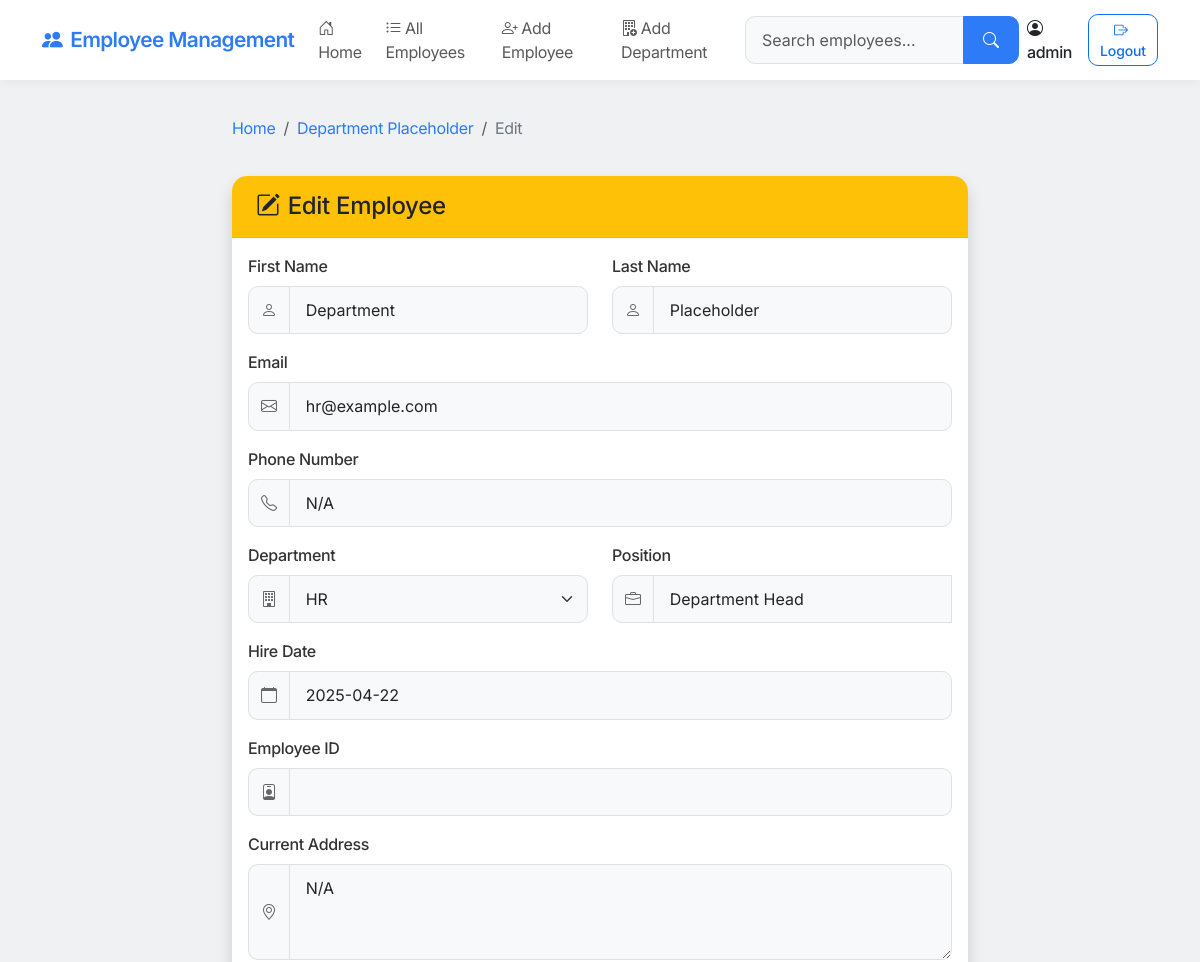
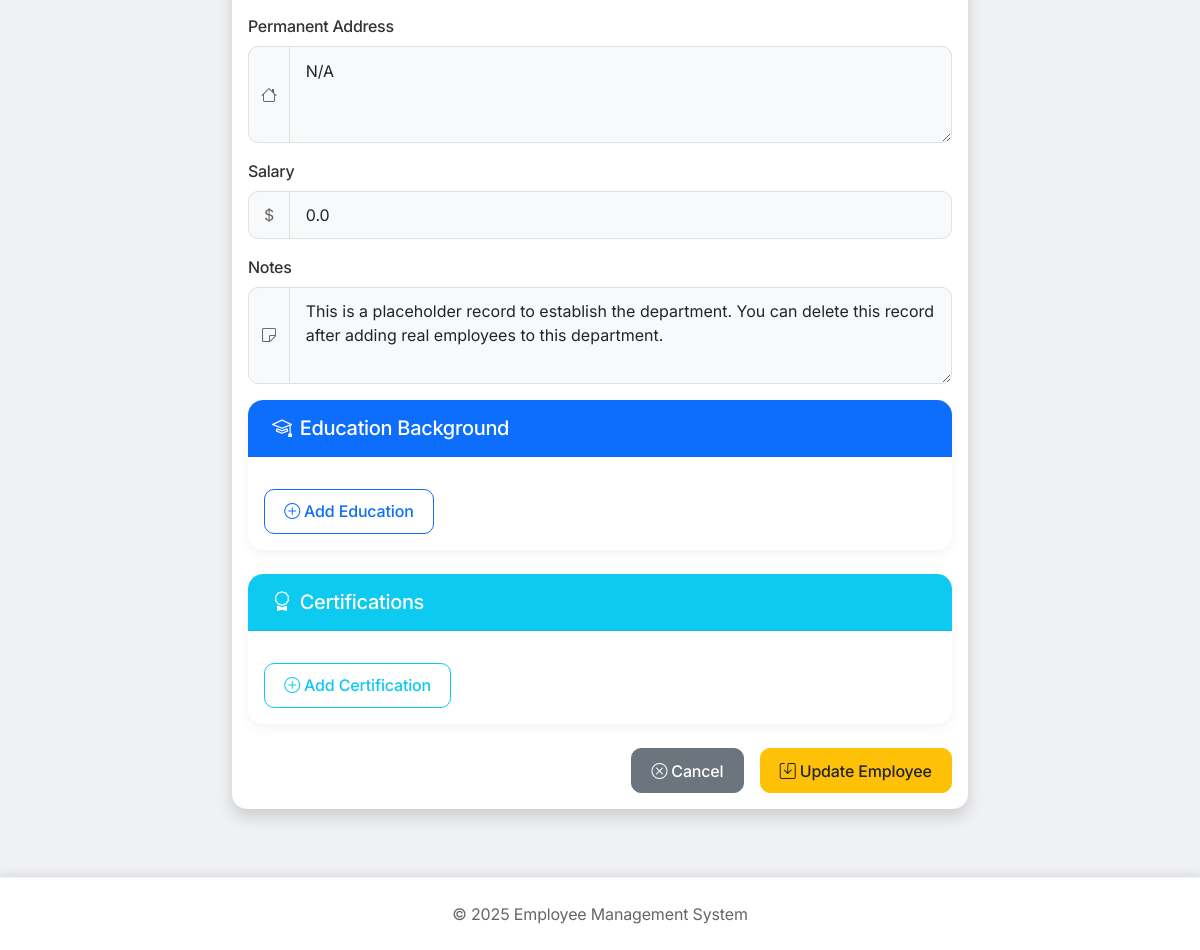
Screenshot of /employee/2/edit (signed in) with the database file from the repository (2 pictures, top to bottom).
### app.py (models this page shows, shortened)
class Employee(db.Model):
    id = db.Column(db.Integer, primary_key=True)
    employee_id = db.Column(db.String(50), unique=True, nullable=True)  # Added employee ID field
    first_name = db.Column(db.String(50), nullable=False)
    last_name = db.Column(db.String(50), nullable=False)
    email = db.Column(db.String(100), unique=True, nullable=False)
    phone = db.Column(db.String(20), nullable=False)
    department = db.Column(db.String(50), nullable=False)
    position = db.Column(db.String(50), nullable=False)
    hire_date = db.Column(db.Date, nullable=False, default=datetime.utcnow)
    current_address = db.Column(db.String(200), nullable=False)  # Renamed from address
    permanent_address = db.Column(db.String(200), nullable=True)  # Added permanent address
    salary = db.Column(db.Float, default=0)
    notes = db.Column(db.Text, nullable=True)
    created_at = db.Column(db.DateTime, default=datetime.utcnow)
    educations = db.relationship('Education', backref='employee', lazy=True, cascade="all, delete-orphan")
    certifications = db.relationship('Certification', backref='employee', lazy=True, cascade="all, delete-orphan")

### app.py (the view, shortened to what this page needs)
@app.route('/employee/<int:id>/edit', methods=['GET', 'POST'])
@admin_required
def edit_employee(id):
    employee = Employee.query.get_or_404(id)
    departments = db.session.query(Employee.department).distinct().all()
    departments = [dept[0] for dept in departments]
    educations = Education.query.filter_by(employee_id=id).all()
    certifications = Certification.query.filter_by(employee_id=id).all()
    return render_template('edit_employee.html', employee=employee, departments=departments, educations=educations, certifications=certifications)

### app.py (called while the page is built)
def admin_required(f):
    @wraps(f)
    def decorated_function(*args, **kwargs):
        if 'logged_in' not in session:
            flash('Please log in to access this page', 'warning')
            return redirect(url_for('login'))
        if not session.get('is_admin', False):
            flash('You do not have permission to access this page', 'danger')
            return redirect(url_for('index'))
        return f(*args, **kwargs)
    return decorated_function

### templates/edit_employee.html (shortened to what this page needs)
{% extends 'base.html' %}
{% block content %}
<div class="row">
    <div class="col-md-8 offset-md-2">
        <nav aria-label="breadcrumb" class="mb-4">
            <ol class="breadcrumb">
                <li class="breadcrumb-item"><a href="{{ url_for('index') }}">Home</a></li>
                <li class="breadcrumb-item"><a href="{{ url_for('employee_details', id=employee.id) }}">{{ employee.first_name }} {{ employee.last_name }}</a></li>
                <li class="breadcrumb-item active" aria-current="page">Edit</li>
            </ol>
        </nav>
        <div class="card shadow">
            <div class="card-header bg-warning text-dark">
                <h4 class="mb-0"><i class="bi bi-pencil-square me-2"></i>Edit Employee</h4>
            </div>
            <div class="card-body">
                <form action="{{ url_for('edit_employee', id=employee.id) }}" method="post">
                    <div class="row mb-3">
                        <div class="col-md-6">
                            <label for="first_name" class="form-label">First Name</label>
                            <div class="input-group">
                                <span class="input-group-text"><i class="bi bi-person"></i></span>
                                <input type="text" class="form-control" id="first_name" name="first_name" value="{{ employee.first_name }}" required>
                            </div>
                        </div>
                        <div class="col-md-6">
                            <label for="last_name" class="form-label">Last Name</label>
                            <div class="input-group">
                                <span class="input-group-text"><i class="bi bi-person"></i></span>
                                <input type="text" class="form-control" id="last_name" name="last_name" value="{{ employee.last_name }}" required>
                            </div>
                        </div>
                    </div>
                    <div class="mb-3">
                        <label for="email" class="form-label">Email</label>
                        <div class="input-group">
                            <span class="input-group-text"><i class="bi bi-envelope"></i></span>
                            <input type="email" class="form-control" id="email" name="email" value="{{ employee.email }}" required>
                        </div>
                    </div>
                    <div class="mb-3">
                        <label for="phone" class="form-label">Phone Number</label>
                        <div class="input-group">
                            <span class="input-group-text"><i class="bi bi-telephone"></i></span>
                            <input type="tel" class="form-control" id="phone" name="phone" value="{{ employee.phone }}" required>
                        </div>
                    </div>
                    <div class="row mb-3">
                        <div class="col-md-6">
                            <label for="department" class="form-label">Department</label>
                            <div class="input-group">
                                <span class="input-group-text"><i class="bi bi-building"></i></span>
                                <select class="form-select" id="department" name="department" required>
                                    {% for department in departments %}
                                        <option value="{{ department }}" {% if employee.department == department %}selected{% endif %}>{{ department }}</option>
                                    {% endfor %}
                                </select>
                            </div>
                        </div>
                        <div class="col-md-6">
                            <label for="position" class="form-label">Position</label>
                            <div class="input-group">
                                <span class="input-group-text"><i class="bi bi-briefcase"></i></span>
                                <input type="text" class="form-control" id="position" name="position" value="{{ employee.position }}" list="position-suggestions" autocomplete="off" required>
                            </div>
                        </div>
                    </div>
                    <div class="mb-3">
                        <label for="hire_date" class="form-label">Hire Date</label>
                        <div class="input-group">
                            <span class="input-group-text"><i class="bi bi-calendar"></i></span>
                            <input type="text" class="form-control date-picker" id="hire_date" name="hire_date" value="{{ employee.hire_date.strftime('%Y-%m-%d') }}" required>
                        </div>
                    </div>
                    <div class="mb-3">
                        <label for="employee_id" class="form-label">Employee ID</label>
                        <div class="input-group">
                            <span class="input-group-text"><i class="bi bi-person-badge"></i></span>
                            <input type="text" class="form-control" id="employee_id" name="employee_id" value="{{ employee.employee_id or '' }}">
                        </div>
                    </div>
                    <div class="mb-3">
                        <label for="current_address" class="form-label">Current Address</label>
                        <div class="input-group">
                            <span class="input-group-text"><i class="bi bi-geo-alt"></i></span>
                            <textarea class="form-control" id="current_address" name="current_address" rows="3" required>{{ employee.current_address }}</textarea>
                        </div>
                    </div>
                    <div class="mb-3">
                        <label for="permanent_address" class="form-label">Permanent Address</label>
                        <div class="input-group">
                            <span class="input-group-text"><i class="bi bi-house"></i></span>
                            <textarea class="form-control" id="permanent_address" name="permanent_address" rows="3">{{ employee.permanent_address or '' }}</textarea>
                        </div>
                    </div>
                    <div class="mb-3">
                        <label for="salary" class="form-label">Salary</label>
                        <div class="input-group">
                            <span class="input-group-text"><i class="bi bi-currency-dollar"></i></span>
                            <input type="number" step="0.01" min="0" class="form-control" id="salary" name="salary" value="{{ employee.salary }}" placeholder="0.00">
                        </div>
                    </div>
                    <div class="mb-3">
                        <label for="notes" class="form-label">Notes</label>
                        <div class="input-group">
                            <span class="input-group-text"><i class="bi bi-sticky"></i></span>
                            <textarea class="form-control" id="notes" name="notes" rows="3">{{ employee.notes }}</textarea>
                        </div>
                    </div>
                    <div class="card mb-4">
                        <div class="card-header bg-primary text-white">
                            <h5 class="mb-0"><i class="bi bi-mortarboard me-2"></i>Education Background</h5>
                        </div>
                        <div class="card-body">
                            <button type="button" class="btn btn-outline-primary mt-3" id="add-education">
                                <i class="bi bi-plus-circle me-1"></i>Add Education
                            </button>
                        </div>
                    </div>
                    <div class="card mb-4">
                        <div class="card-header bg-info text-white">
                            <h5 class="mb-0"><i class="bi bi-award me-2"></i>Certifications</h5>
                        </div>
                        <div class="card-body">
                            <button type="button" class="btn btn-outline-info mt-3" id="add-certification">
                                <i class="bi bi-plus-circle me-1"></i>Add Certification
                            </button>
                        </div>
                    </div>
                    <div class="d-grid gap-2 d-md-flex justify-content-md-end mt-4">
                        <a href="{{ url_for('employee_details', id=employee.id) }}" class="btn btn-secondary me-md-2">
                            <i class="bi bi-x-circle me-1"></i>Cancel
                        </a>
                        <button type="submit" class="btn btn-warning">
                            <i class="bi bi-save me-1"></i>Update Employee
                        </button>
                    </div>
                </form>
            </div>
        </div>
    </div>
</div>
{% endblock %}

### static/css/style.css (style rules this page uses)
:root { --primary-color: #2d7bf7; --secondary-color: #6c757d; --success-color: #198754; --info-color: #0dcaf0; --warning-color: #ffc107; --danger-color: #dc3545; --light-color: #f0f1f3; --dark-color: #333333; --text-color: #333333; --background-color: #f0f1f3; }
body { min-height: 100vh; display: flex; flex-direction: column; background-color: var(--background-color); color: var(--text-color); font-family: 'Inter', 'Helvetica Neue', Arial, sans-serif; letter-spacing: -0.02em; }
.card { border-radius: 15px; box-shadow: 0 4px 12px rgba(0, 0, 0, 0.05); margin-bottom: 24px; border: none; transition: transform 0.3s ease, box-shadow 0.3s ease; background-color: #fff; }
.card-header { font-weight: 600; border-top-left-radius: 15px !important; border-top-right-radius: 15px !important; padding: 1rem 1.5rem; letter-spacing: -0.02em; background-color: #fff; border-bottom: 1px solid rgba(0, 0, 0, 0.05); }
.form-label { font-weight: 500; margin-bottom: 0.5rem; color: #333; letter-spacing: -0.02em; }
.form-control, .form-select { border-radius: 10px; padding: 0.7rem 1rem; border: 1px solid #e0e0e0; background-color: #f8f9fa; transition: all 0.3s ease; }
.input-group-text { background-color: #f8f9fa; border: 1px solid #e0e0e0; border-radius: 10px; color: #666; }
.btn { border-radius: 10px; padding: 0.6rem 1.2rem; font-weight: 500; transition: all 0.3s ease; letter-spacing: -0.01em; }
.btn-warning { color: #212529; }
.breadcrumb { background-color: transparent; padding: 0.75rem 0; margin-bottom: 1.5rem; }
.breadcrumb-item a { color: var(--primary-color); text-decoration: none; }
.breadcrumb-item.active { color: var(--secondary-color); }
@media only screen and (min-device-width: 768px) and (max-device-width: 1024px) { .card { margin-bottom: 20px; } }

### rows the page displays
Employee: first_name "Department", last_name "Placeholder", email "hr@example.com", phone "N/A", department "HR", position "Department Head", hire_date "2025-04-22", current_address "N/A", permanent_address "N/A", salary "0.0", notes "This is a placeholder record to establish the department. You can delete this record after adding real employees to this department."

### other values shown
{{ session.username }} "admin"
